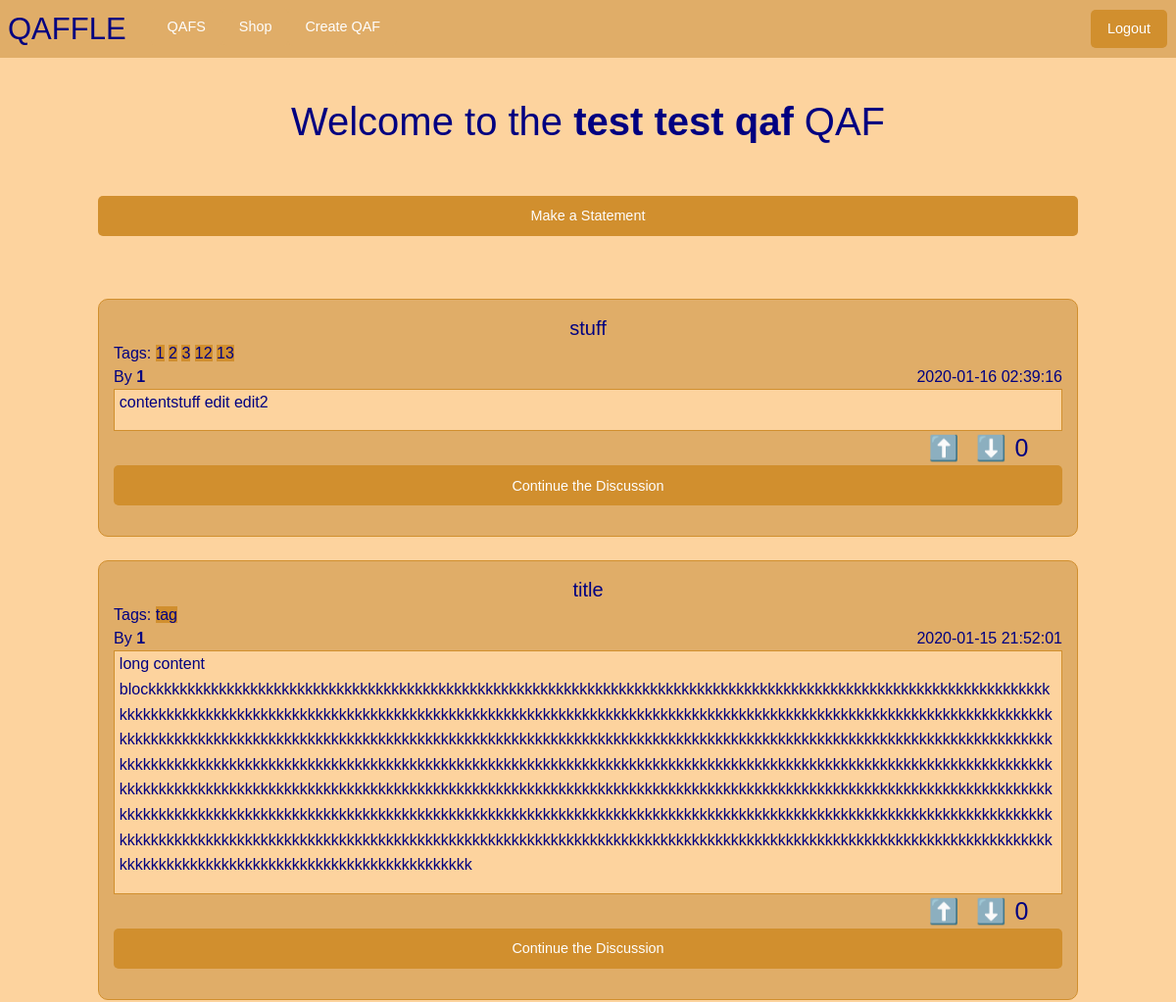
The app's page /qaf/1 (signed in, upper part), older data.
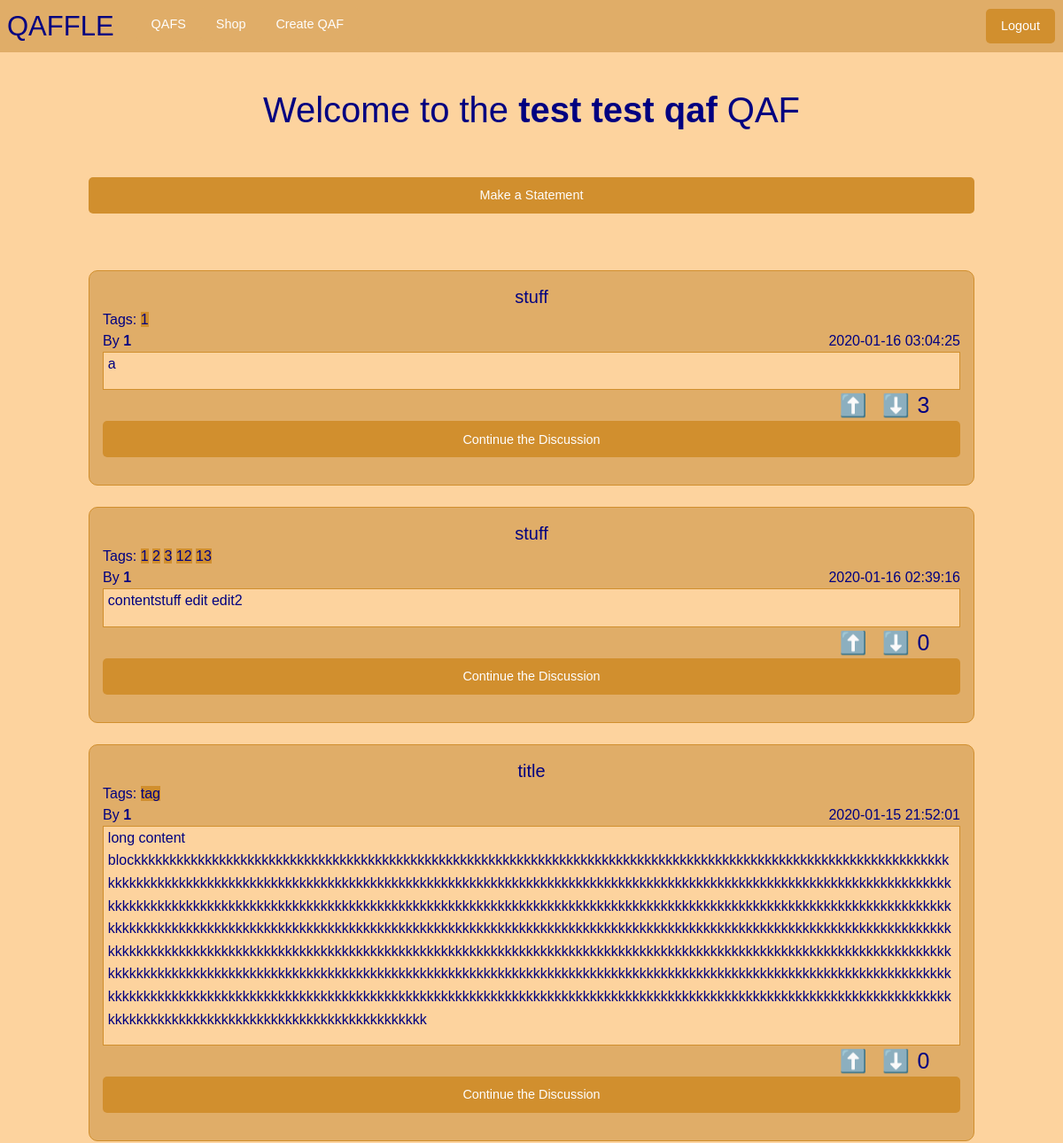
The same page, newer data.
### tables this page shows
CREATE TABLE qafs (id INTEGER PRIMARY KEY, name TEXT, owner_id INTEGER);

CREATE TABLE posts (id INTEGER PRIMARY KEY, author_id INTEGER, title TEXT, content TEXT, qaf_id INTEGER, tags TEXT, time_created DATETIME DEFAULT CURRENT_TIMESTAMP, net_vote INTEGER);

CREATE TABLE users (id INTEGER PRIMARY KEY, username TEXT, password TEXT, waffles INT, qafs_joined TEXT);

### app.py (the view)
@app.route("/qaf/<id>", methods=['GET', 'POST'])
def show_qaf(id):
    if current_user() == None:
      flash('You must be logged in to access this page', 'warning')
      return redirect( url_for( 'login'))
    qaf = Qaf(id)
    posts = qaf.get_posts()
    return render_template('qaf.html', title = qaf.name, qaf = qaf, posts = posts)

### app.py (called while the page is built)
def current_user():
    if 'user_id' in session:
        return User(session['user_id'])
    return None

@app.context_processor
def make_template_globals():
    return dict(current_user=current_user())

### util/db_builder.py (called while the page is built)
def execute(cmd):
    db = sqlite3.connect(DB_FILE)
    c = db.cursor()
    output = c.execute(cmd)
    db.commit()
    return output

### util/post.py (called while the page is built)
    def get_author(self):
        return util.user.User(self.author_id)

### util/qaf.py (called while the page is built)
	def get_posts(self):
		command = 'SELECT id FROM posts WHERE qaf_id = {} ORDER BY time_created DESC'.format(self.id)
		data = execute(command).fetchall()
		posts = []
		for post_id in data:
			posts.append(Post(post_id[0]))
		return posts

### templates/qaf.html (shortened to what this page needs)
{% extends "base.html" %}
{% block content %}
<div class="grid-x">
  <h2 class="small-12">Welcome to the <strong>{{ qaf.name }}</strong> QAF</h2>
  <div class="small-10 small-offset-1">
    <br>
    <br>
    <a class="expanded button" href="/qaf/{{qaf.id}}/create_post">Make a Statement</a>
    <br>
    <br>
    {% for post in posts %}
      <div class="post grid-x">
        <h5 style="text-align:left">{{post.title}}</h5>
        <div class="small-12" style="text-align:left">Tags:
          {% for tag in post.tags %}
            <span class = "tag">{{ tag }}</span>
          {% endfor %}
        </div>
        <div class="small-12">By <strong>{{post.get_author().username}}</strong> <span style="float:right;">{{post.time_created}}</span> </div><br>
        <div class="small-12 post-desc" style="word-wrap:break-word;">
          <p style="margin-left:0.5%;margin-right:0.5%">{{post.content}}</p>
        </div>
        <br>
        <div class="small-4 upvote" id="{{post.id}}" style="margin-left:85%;width:5%">
          <h4 class="upvote" id="{{post.id}}">⬆️</h4>
        </div>
        <div class="small-4 downvote" id="{{post.id}}" style="width:5%">
          <h4 class="downvote" id="{{post.id}}">⬇️</h4>
        </div>
        <div>
          <h4 class="votes" id="{{post.id}}">{{post.net_vote}}</h4>
        </div>
        <a class="button expanded small-12" href="{{ url_for('show_post', qaf_id = qaf.id, post_id=post.id) }}"> Continue the Discussion </a>
      </div>
      <br>
    {% endfor %}
  </div>
</div>
{% endblock content %}

### templates/base.html (shortened to what this page needs)
<!DOCTYPE html>
<html lang="en" dir="ltr">
  <head>
    <link rel="stylesheet" href="https://cdn.jsdelivr.net/npm/foundation-sites@6.4.3/dist/css/foundation.min.css">
    <link rel="stylesheet" href="../static/css/stylesheet.css">
    <link href="{{ url_for('static', filename='css/stylesheet.css') }}" rel="stylesheet">
  </head>
  <body>
    <div class="top-bar grid-x">
      <div class="top-bar-left grid-x">
        <a href="/"><h3 class="columns small-1">QAFFLE</h3></a>
        <ul class = "menu" style = "margin-left:25px;background-color:rgb(224, 173, 104)">
          <li><a class = "button navbar" href="/my_qafs">QAFS</a></li>
          <li><a class = "button navbar" href="/shop">Shop</a></li>
          <li><a class = "button navbar" href="/create_qaf">Create QAF</a></li>
        </ul>
      </div>
      <div class="top-bar-right small-2">
        {% if current_user is none %}
        <div class="button-group grid-x">
          <a class="button small-5" href="/login">Login</a>
          <div class="small-1"></div>
          <a class="button small-5"href="/signup">Sign Up</a>
        </div>
        {% else %}
          <ul class = "menu navbar" style = "background-color:rgb(224, 173, 104);margin-left:60%">
            <li><a class="button small-5" href="/logout" >Logout</a></li>
          </ul>
        {% endif %}
      </div>
    </div>
    <br>
    <br>
    <br>
    <br>
    {% block content %}
    {% endblock content %}
  </body>
</html>

### static/css/stylesheet.css (style rules this page uses)
body { font-family: 'Overpass', sans-serif; background-color: RGB(253, 211, 158); color: navy; }
a { border: 0px; border-color: RGB(209, 143, 46); padding: 0px; font-family: 'Overpass', sans-serif; }
li { border: 0px; padding: 0px; }
.top-bar { background-color: RGB(224, 173, 104); position: fixed; width: 100%; }
.button { background-color: RGB(209, 143, 46); border-radius: 5px; }
h2 { color: navy; margin: auto; font-family: 'Overpass', sans-serif; text-align: center; }
h3 { color: navy; margin: auto; font-family: 'Overpass', sans-serif; text-align: center; }
h4 { color: navy; margin: auto; font-family: 'Overpass', sans-serif; text-align: center; }
h5 { margin: auto; text-align: center; font-family: 'Overpass', sans-serif; }
.navbar { background-color:rgb(224, 173, 104); }
.tag { background-color: RGB(209, 143, 46); }
.post { border-color: RGB(209, 143, 46); border-style: solid; border-width: thin; border-radius: 10px; background-color: RGB(224, 173, 104); padding: 15px; }
.post-desc { border-color: RGB(209, 143, 46); border-style: solid; border-width: thin; background-color: RGB(253, 211, 158); }

Row changes from the older to the newer data that the page shows:
added posts: title "stuff", tags "1", get_author "1", time_created "2020-01-16 03:04:25", content "a", {{ post.id }} 5 (drawn), net_vote "3", shown under "Welcome to the test test qafQAF"
